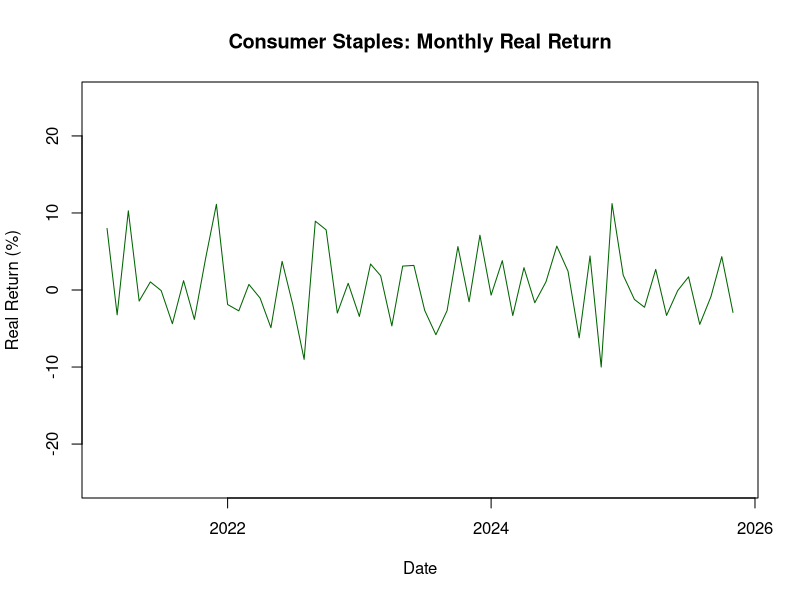
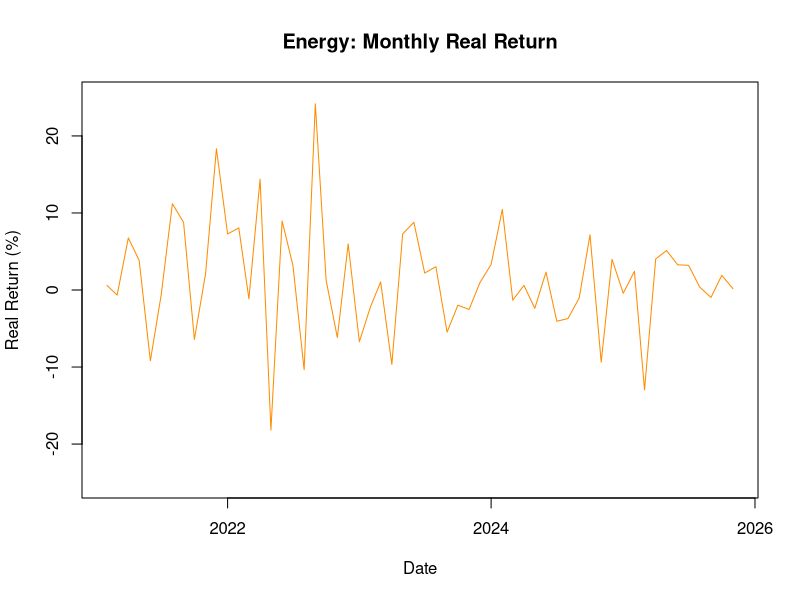
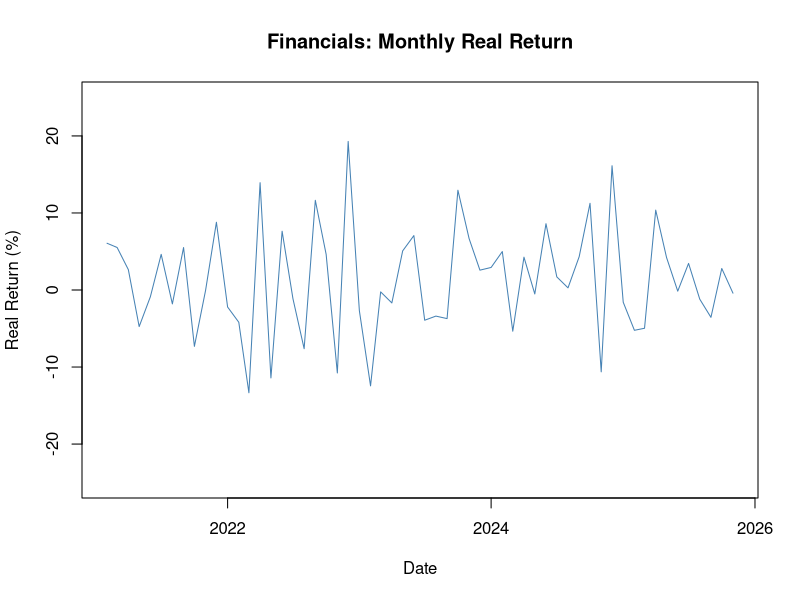
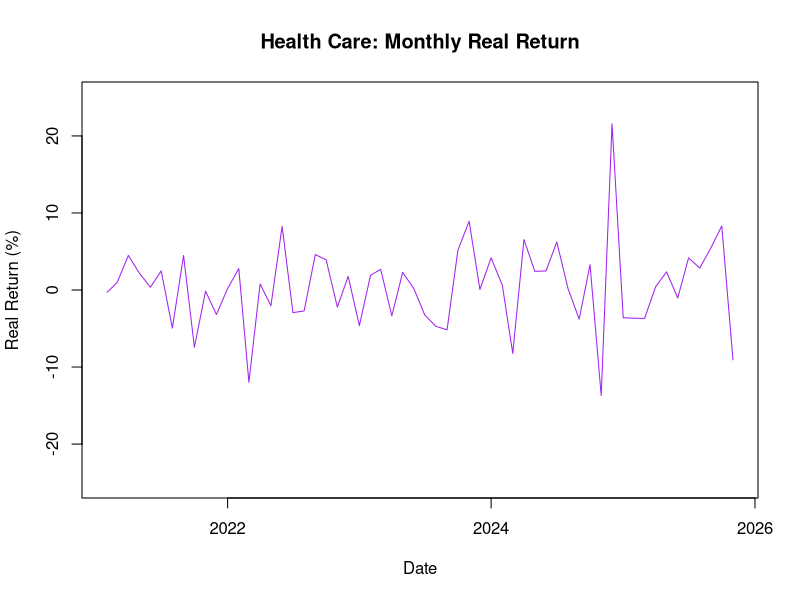
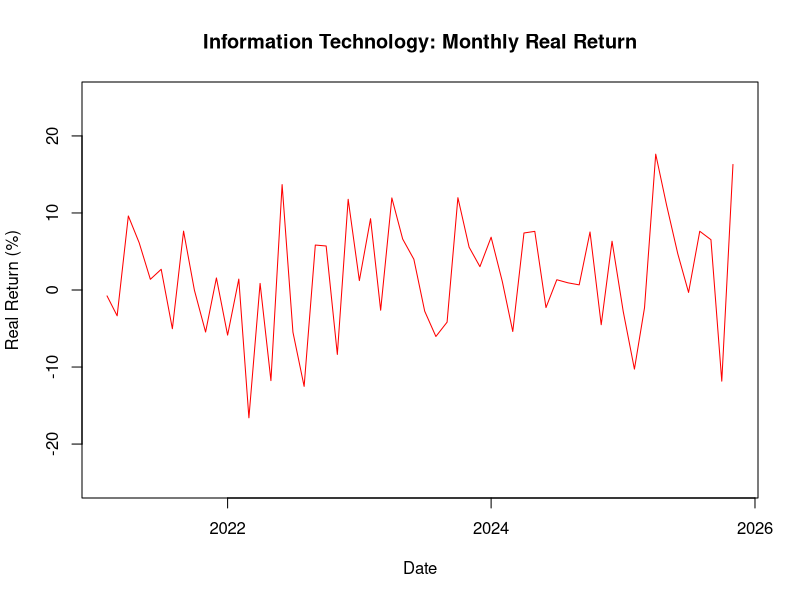
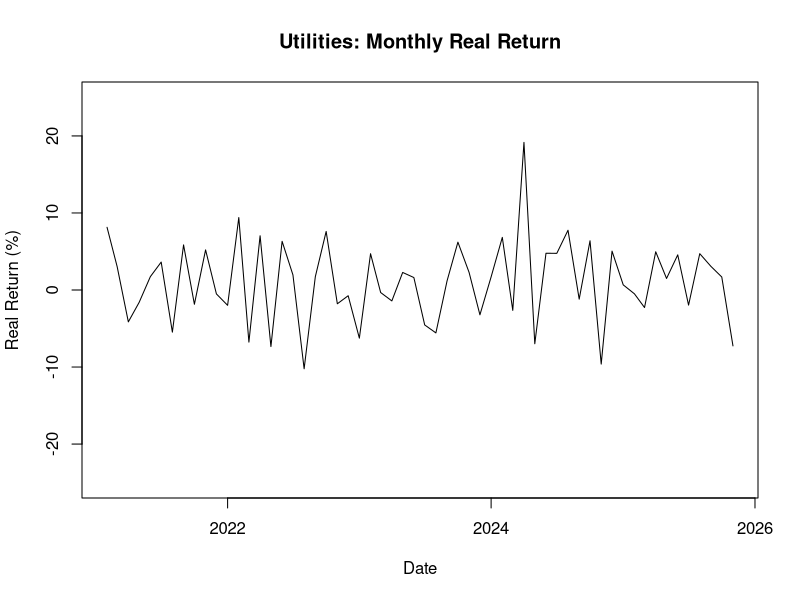

Generate these figures, in order, with R:
## ---- chunk 1
# Packages needed for this project.
# install.packages(c("readxl")) # uncomment/run once if not already installed
library(readxl)
## ---- chunk 2
# Update this path if your file lives somewhere else on your machine.
df <- read_excel("data/Fidelity_Real_Returns.xlsx", sheet = "Fidelity")

# Row 1 (Jan 2021) has no prior month price, so it has no real return.
# Drop it, leaving the 58 monthly real-return observations (Feb 2021-Nov 2025).
df <- df[-1, ]

str(df)
## ---- chunk 3
funds <- c("Consumer_Staples", "Energy", "Financials",
           "Health_Care", "Information_Technology", "Utilities")

fund_mean <- sapply(df[funds], mean)
fund_sd   <- sapply(df[funds], sd)

descriptive_stats <- data.frame(
  Fund               = funds,
  `Monthly Return (Mean)` = round(fund_mean, 4),
  `Standard Deviation`    = round(fund_sd, 4),
  check.names = FALSE
)

descriptive_stats
## ---- chunk 4
plot(df$Consumer_Staples ~ df$Date, main = "Consumer Staples: Monthly Real Return",
     xlab = "Date", ylab = "Real Return (%)", col = "darkgreen", type = "l",
     ylim = c(-25, 25))

plot(df$Energy ~ df$Date, main = "Energy: Monthly Real Return",
     xlab = "Date", ylab = "Real Return (%)", col = "darkorange", type = "l",
     ylim = c(-25, 25))

plot(df$Financials ~ df$Date, main = "Financials: Monthly Real Return",
     xlab = "Date", ylab = "Real Return (%)", col = "steelblue", type = "l",
     ylim = c(-25, 25))

plot(df$Health_Care ~ df$Date, main = "Health Care: Monthly Real Return",
     xlab = "Date", ylab = "Real Return (%)", col = "purple", type = "l",
     ylim = c(-25, 25))

plot(df$Information_Technology ~ df$Date, main = "Information Technology: Monthly Real Return",
     xlab = "Date", ylab = "Real Return (%)", col = "red", type = "l",
     ylim = c(-25, 25))

plot(df$Utilities ~ df$Date, main = "Utilities: Monthly Real Return",
     xlab = "Date", ylab = "Real Return (%)", col = "black", type = "l",
     ylim = c(-25, 25))
## ---- chunk 5
portfolio <- function(x, y, w1 = 0.4, w2 = 0.6) {
  rho <- cor(x, y)
  exp_return <- w1 * mean(x) + w2 * mean(y)
  variance <- (w1^2) * var(x) + (w2^2) * var(y) + 2 * w1 * w2 * cov(x, y)
  std_dev <- sqrt(variance)

  round(c(
    Correlation      = rho,
    `Expected Return` = exp_return,
    Variance         = variance,
    `Standard Deviation` = std_dev
  ), 4)
}
## ---- chunk 6
# Portfolio 1: Consumer_Staples (40%) / Utilities (60%)
portfolio(df$Consumer_Staples, df$Utilities)
## ---- chunk 7
# Portfolio 2: Energy (40%) / Information_Technology (60%)
portfolio(df$Energy, df$Information_Technology)
## ---- chunk 8
# Portfolio 3: Financials (40%) / Health_Care (60%)
portfolio(df$Financials, df$Health_Care)
